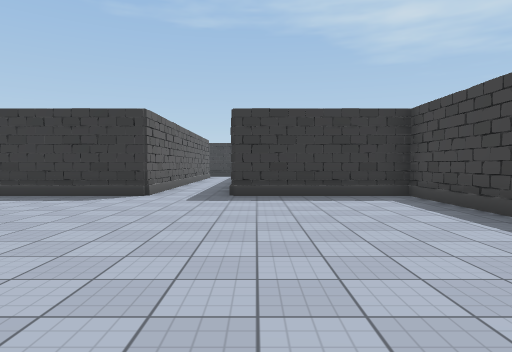
view 1 (above)

18 first-person views from a walk through a 3-D level made in the Unity game engine. The camera is 1.4 m above the floor, tilts 2° down and sees 75° across. The floor is counted in squares, 2 m on a side. Each view is taken from the middle of a square. On the plan, view 1 faces up. The plan holds only what a view shows up to about 10 squares ahead; the rest is blank. The place goes on beyond the plan. The player character is not drawn. Some surface patterns are stand-ins.

view 2
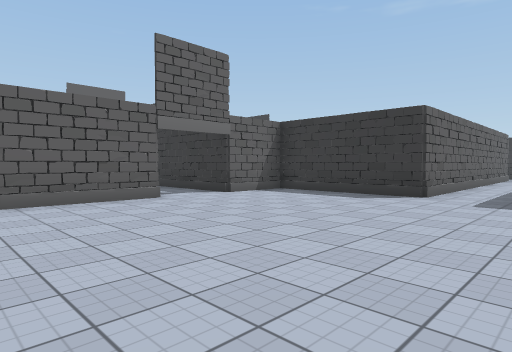

view 3
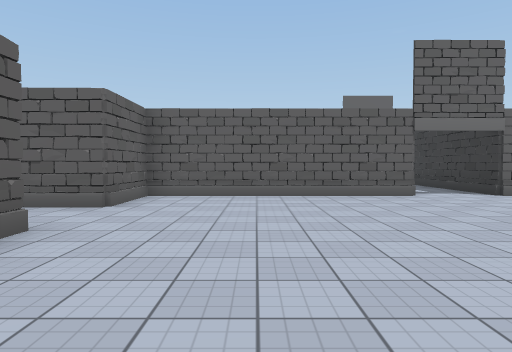

view 4
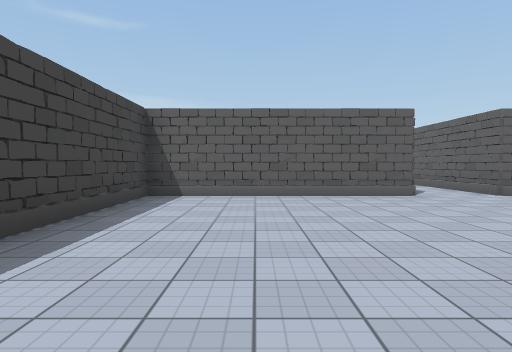

view 5
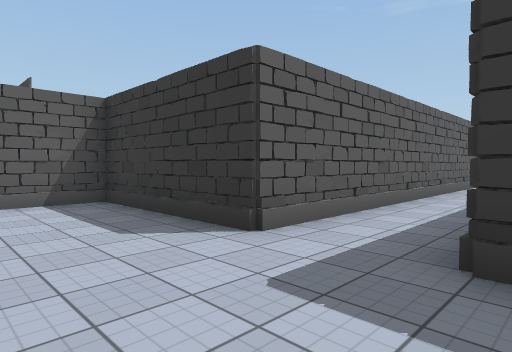

view 6
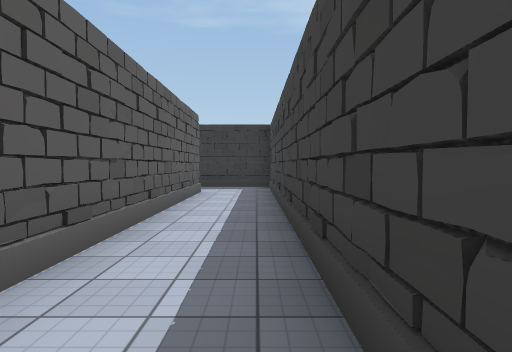

view 7
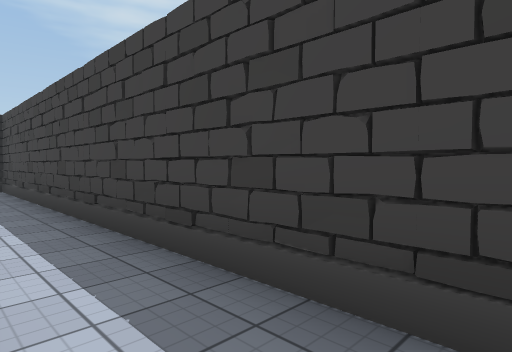

view 8
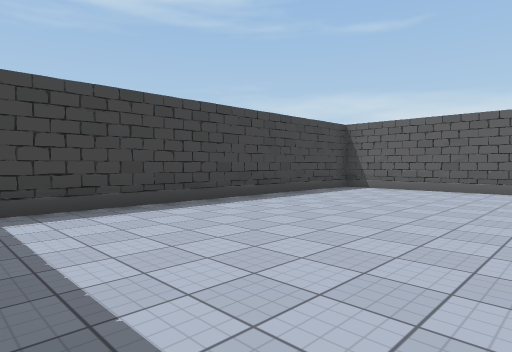

view 9
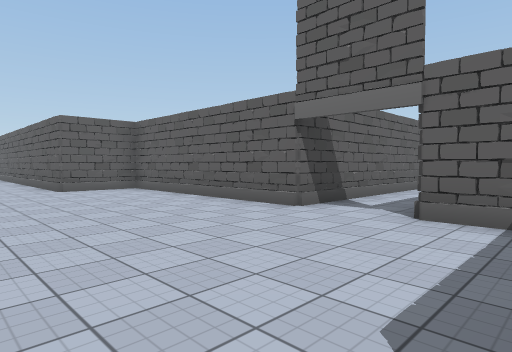

view 10
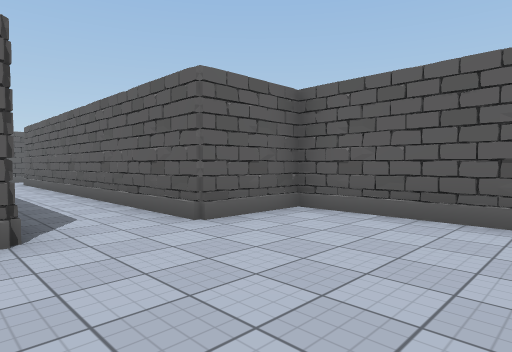

view 11
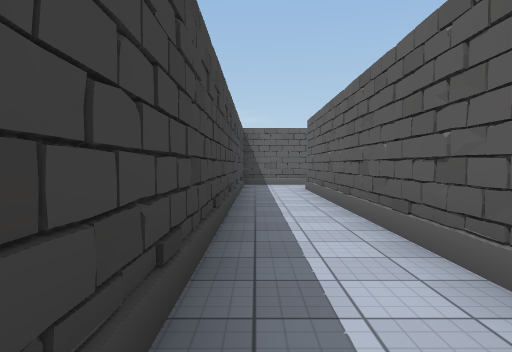

view 12
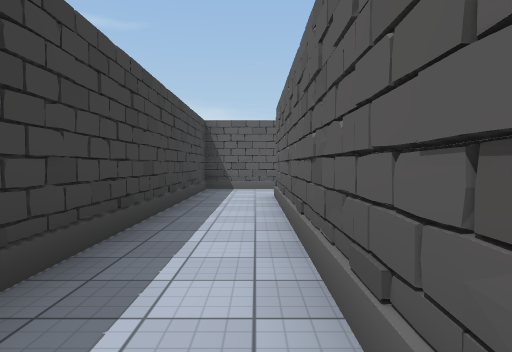

view 13
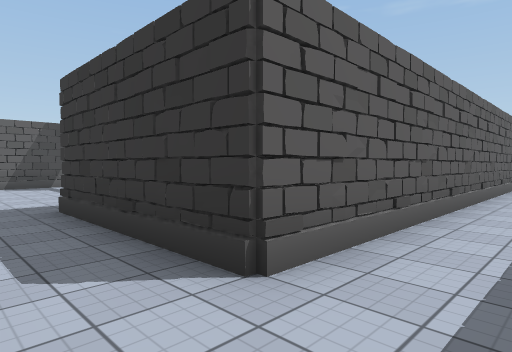

view 14
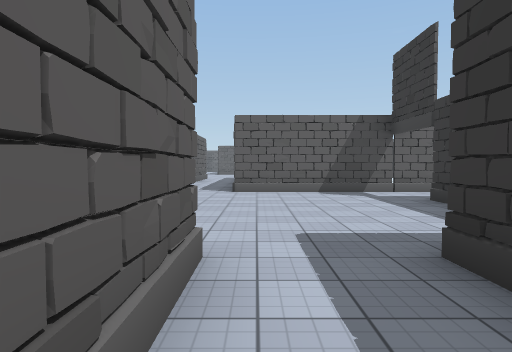

view 15
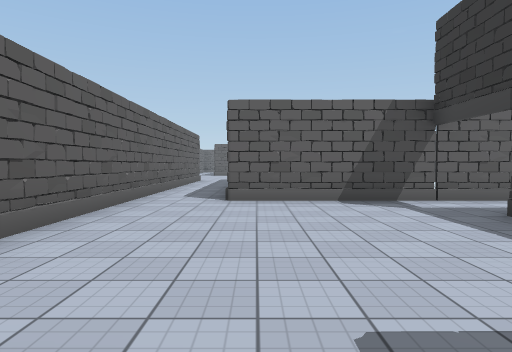

view 16
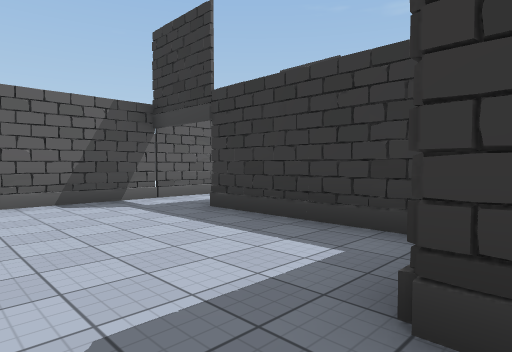

view 17
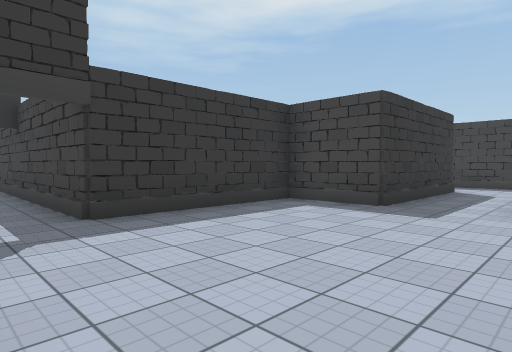

view 18
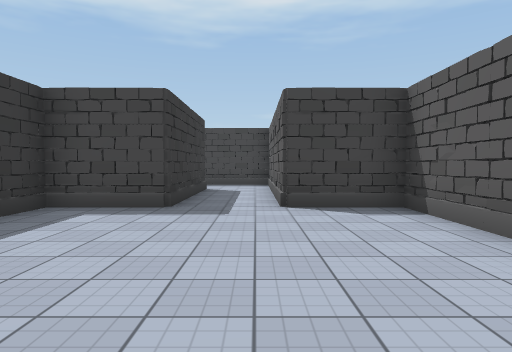

### Floor plan
Points are (right, up) in squares from view 1. A wall is a line through its corners. A room is listed if a view was taken in it or the views show most of it. See-through windows are left out.
Room 1 (views 1, 2, 3, 4, 5, 6, 7, 8, 9, 10)
walls: (-4.2, 7.8) (-4.4, 7.3); (-0.6, 9.1) (-0.6, 17.5); (-6.4, 3.6) (-6.4, -2.4) (-4.4, -2.4); (-6.3, 6) (-6.5, 5.5); (-2.6, -2.4) (3.4, -2.4) (3.4, 7.4) (-0.6, 7.4); (-5, -2.3) (-4.4, -2.5); (-2.4, 17.5) (-2.4, 7.4) (-6.4, 7.4) (-6.4, 5.5)
ways out: opening at (-3.5, -3) to room 2; opening at (-6.5, 4.5); opening at (-1.5, 18)
Room 2 (views 11, 12, 13, 14, 15, 16, 17, 18)
walls: (-8, -12.7) (-8.6, -12.5) (-8.6, -10.6) (-12.6, -10.6) (-12.6, -6.4); (-4.3, -12) (-4.5, -12.6) (-8.6, -12.6); (-14.4, -9) (-14.4, -14.6); (-13.5, -16.4) (-8.6, -16.4) (-8.6, -14.4) (-2.6, -14.4) (-2.6, -3.5); (-4.4, -2.5) (-4.4, -12.6)
ways out: opening at (-3.5, -3) to room 1; opening at (-14.5, -15.5); opening at (-13.5, -6)

Where each view was taken, in squares from view 1:
view 1: 0 up, 0 right, facing up
view 2: 0 up, 0 right, facing up-left
view 3: 0 up, 1 right, facing left
view 4: 5 up, 1 right, facing down
view 5: 5 up, 0 right, facing up-left
view 6: 9 up, 1 left, facing up
view 7: 9 up, 2 left, facing up-right
view 8: 7 up, 2 left, facing down-right
view 9: 7 up, 2 left, facing down-left
view 10: 1 up, 2 left, facing down-left
view 11: 3 down, 3 left, facing down
view 12: 5 down, 4 left, facing down
view 13: 14 down, 3 left, facing up-left
view 14: 14 down, 6 left, facing left
view 15: 14 down, 8 left, facing left
view 16: 14 down, 8 left, facing up-left
view 17: 15 down, 14 left, facing up-right
view 18: 14 down, 14 left, facing right
